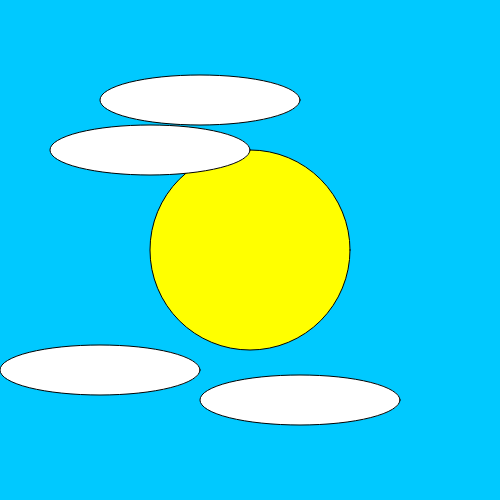
Frame 1 (no input)
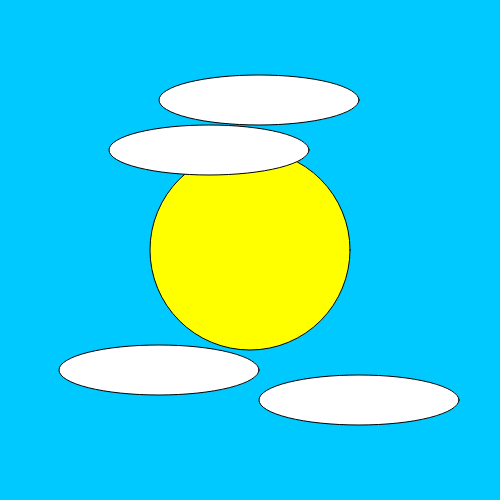
Frame 60 (no input)
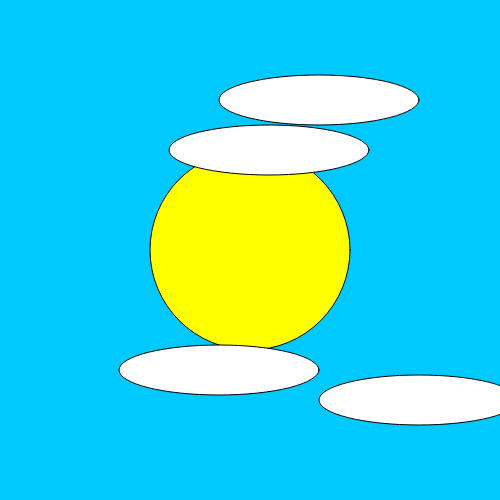
Frame 120 (the mouse pressed at the canvas centre since frame 60)

The p5.js sketch that drew these frames (run headless with seeded random() and noise() and a simulated clock; from frame 60 on, the mouse is pressed at the canvas centre):

// p5.js sketch
// ── sketch.js
// Cloud Variables

var cloudOne = 200;
var cloudTwo = 150;
var cloudThree = 300;
var cloudFour = 100;
var CloudWidth = 200;
var CloudHeight = 50;

function setup() {
    createCanvas(500,500);
}

function draw() {
    //sun
    background(0, 201, 255);
    fill('yellow');
    ellipse(250, 250, 200, 200);
    
    //clouds
	fill('white');
    ellipse(cloudOne, 100, CloudWidth, CloudHeight);
    ellipse(cloudTwo, 150, CloudWidth, CloudHeight);
    ellipse(cloudThree, 400, CloudWidth, CloudHeight);
    ellipse(cloudFour, 370, CloudWidth, CloudHeight);

    //Cloud Moving Repeat
    cloudOne++;
    cloudTwo++;
    cloudThree++;
    cloudFour++;
    
	if (cloudOne > 500) { 
		cloudOne = 0;
	}
	
		if (cloudTwo > 500) { 
		cloudTwo = 0;
	}
	
		if (cloudThree > 500) { 
		cloudThree = 0;
	}
	
		if (cloudFour > 500) { 
		cloudFour = 0;
	}


}
